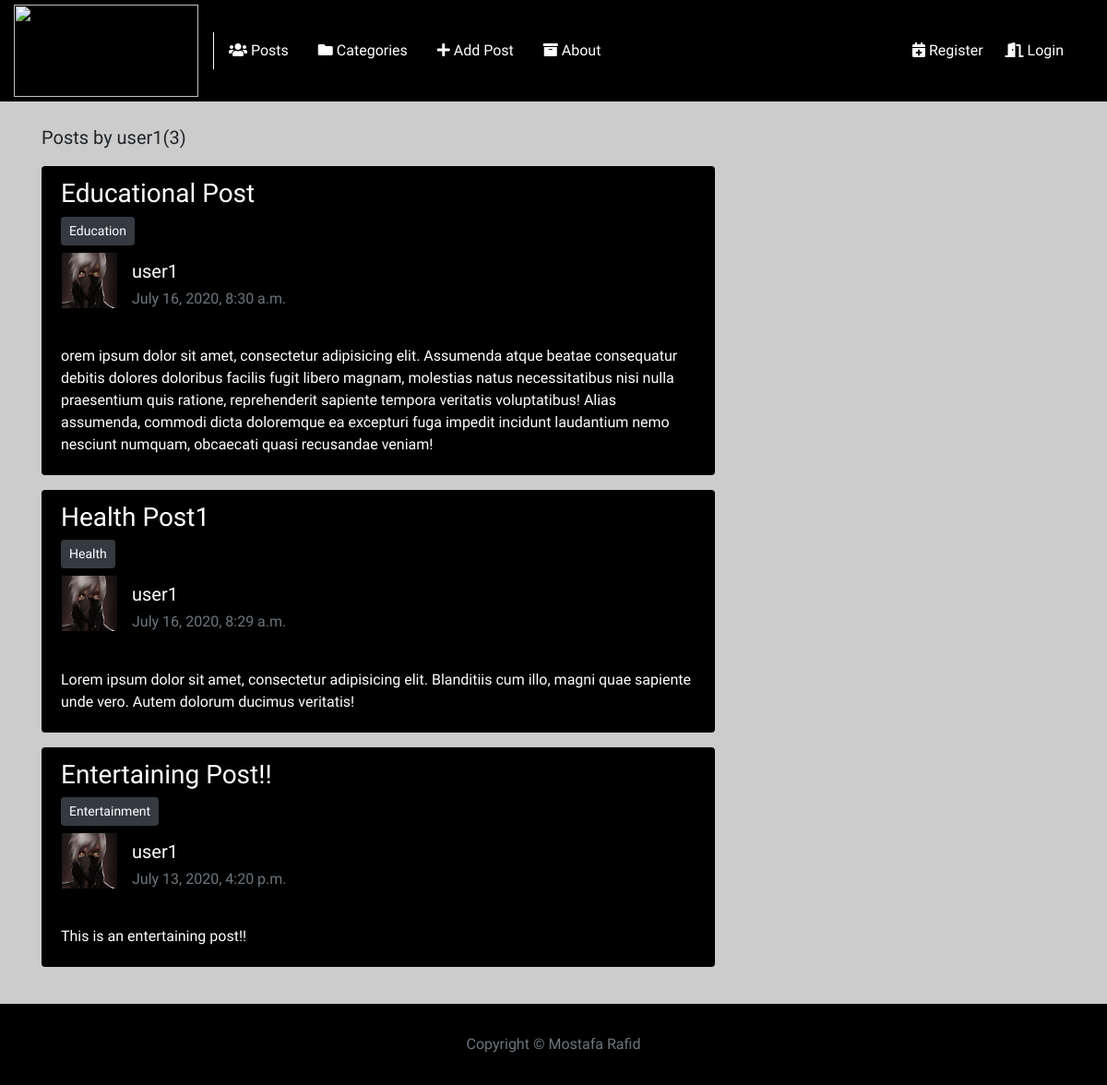
Screenshot of /user/user1 with the database file from the repository.
### blog/models.py (models this page shows, shortened)
class Post(models.Model):
    category = models.ForeignKey(Categorie, on_delete=models.CASCADE)
    title = models.CharField(max_length=100)
    author = models.ForeignKey(User, on_delete=models.CASCADE)
    content = models.TextField()
    date_posted = models.DateTimeField(default=datetime.datetime.now)

class Categorie(models.Model):
    name = models.CharField(max_length=50)
    def __str__(self):
        return self.name

### user/models.py (models this page shows, shortened)
class Profile(models.Model):
    user = models.OneToOneField(User, on_delete= models.CASCADE)
    image = models.ImageField(default='default.jpg', upload_to='profile_pics')

### blog/views.py (the view)
# urls.py: path('user/<str:username>', UserPostListView.as_view(), name='user-posts'),
class UserPostListView(ListView):
    model = Post
    template_name = 'blog/user_posts.html'
    ordering = ['-date_posted']
    paginate_by = 4
    def get_queryset(self):
        user = get_object_or_404(User, username=self.kwargs.get('username'))
        return Post.objects.filter(author=user).order_by('-date_posted')

### blog/templates/blog/user_posts.html (shortened to what this page needs)
{% extends 'blog/base.html' %}
{% load tz %}
{% block content %}
    <section id="posts" class="py-4">
        <div class="container">
            <div class="row">
                <div class="col-md-8">
                    <p class="lead">Posts by {{ view.kwargs.username }}({{ page_obj.paginator.count }})</p>
                    {% for post in object_list %}
                        <div class="card text-white bg-black mb-3">
                            <div class="card-header">
                                <h3><a class="post-title" href="{% url 'post-detail' post.id %}">{{ post.title }}</a></h3>
                                <small class="btn btn-dark btn-sm">{{ post.category }}</small>
                                <div class="row mt-2">
                                <div class="ml-3">
                                    <img class="img-fluid profile-pic" src="{{ post.author.profile.image.url }}" alt="">
                                </div>
                                <div class="ml-3">
                                    <h5 class="mt-2">{{ post.author }}</h5>
                                    <h6 class="text-muted">{{ post.date_posted|localtime}}</h6>
                                </div>
                                </div>
                            </div>
                            <div class="card-body">
                                {{ post.content }}
                            </div>
                        </div>
                    {% endfor %}
            </div>
        </div>
        </div>
    </section>
    <footer id="main-footer" class="text-white text-center p-3">
        <div class="container">
            <div class="row">
                <div class="col">
                    <p class="text-muted mt-3">Copyright <span>&copy;</span> Mostafa Rafid</p>
                </div>
            </div>
        </div>
    </footer>
{% endblock content %}

### blog/templates/blog/base.html (shortened to what this page needs)
{% load static %}
<!doctype html>
<html lang="en">
<head>
    <link rel="stylesheet" href="https://use.fontawesome.com/releases/v5.0.13/css/all.css"
>
    <link rel="stylesheet" href="https://stackpath.bootstrapcdn.com/bootstrap/4.5.0/css/bootstrap.min.css"
>
    <link rel="stylesheet" href="{% static 'blog/main.css' %}">
</head>
<body>
    <nav id="main-nav" class="navbar navbar-expand-sm bg-black navbar-dark p-0">
        <div class="container-fluid">
            <a href="{% url 'home' %}" class="navbar-brand">
                <img class="img-fluid logo" src="{% static 'blog/img/cover.png' %}" alt="">
            </a>
            <div id="navbarCollapse" class="navbar-collapse collapse">
                <ul class="navbar-nav">
                    <li class="nav-item active px-2"><a href="{% url 'home' %}" class="nav-link "><i class="fas fa-users"></i> Posts</a></li>
                    <li class="nav-item px-2"><a href="#" class="nav-link"><i class="fas fa-folder"></i> Categories</a></li>
                    <li class="nav-item px-2"><a href="{% url 'post-create' %}" class="nav-link"><i class="fas fa-plus"></i> Add Post</a></li>
                    <li class="nav-item px-2"><a href="{% url 'about' %}" class="nav-link"><i class="fas fa-archive"></i> About</a></li>
                </ul>
                <ul class="navbar-nav ml-auto">
                    {% if user.is_authenticated %}
                    <li class="nav-item  px-2"><a href="{% url 'profile' %}" class="nav-link"><i class="fas fa-user"></i> Welcome {{ user.username }}</a></li>
                    <li class="nav-item mr-4"><a href="{% url 'logout' %}" class="nav-link"><i class="fas fa-door-open"></i> Logout</a></li>
                    {% else %}
                    <li class="nav-item px-2"><a href="{% url 'registration' %}" class="nav-link"><i class="fas fa-calendar-plus"></i> Register</a></li>
                    <li class="nav-item mr-4"><a href="{% url 'login' %}" class="nav-link"><i class="fas fa-door-open"></i> Login</a></li>
                    {% endif %}
                </ul>
            </div>
        </div>
    </nav>
        {% block content %}
        {% endblock %}
</body>
</html>

### blog/static/blog/main.css (style rules this page uses)
body { font-family: 'Kalam', cursive; background: #cccccc; }
.bg-black { background-color: #000; }
.logo { height: 100px; width: 200px; }
#navbarCollapse a { color: #ffffff; }
#navbarCollapse .active { border-left: 1px white solid; }
#main-footer { background-color: black; }
.profile-pic { height: 60px; width: 60px; }
.post-title { color: #fff; }

### rows the page displays
Post: title "Educational Post", category "Education", author.profile.image (placeholder picture), author "user1", date_posted "July 16, 2020, 8:30 a.m.", content "orem ipsum dolor sit amet, consectetur adipisicing elit. Assumenda atque beatae consequatur debitis dolores doloribus facilis fugit libero magnam, molestias natus necessitatibus nisi nulla praesentium quis ratione, reprehenderit sapiente tempora veritatis voluptatibus! Alias assumenda, commodi dicta doloremque ea excepturi fuga impedit incidunt laudantium nemo nesciunt numquam, obcaecati quasi recusandae veniam!"
Post: title "Health Post1", category "Health", author.profile.image (placeholder picture), author "user1", date_posted "July 16, 2020, 8:29 a.m.", content "Lorem ipsum dolor sit amet, consectetur adipisicing elit. Blanditiis cum illo, magni quae sapiente unde vero. Autem dolorum ducimus veritatis!"
Post: title "Entertaining Post!!", category "Entertainment", author.profile.image (placeholder picture), author "user1", date_posted "July 13, 2020, 4:20 p.m.", content "This is an entertaining post!!"

### other values shown
{{ view.kwargs.username }} "user1"
{{ page_obj.paginator.count }} "3"
